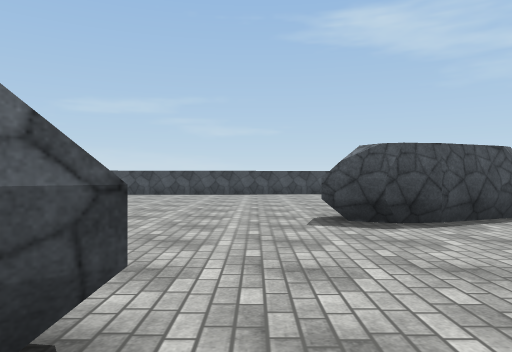
View 1 (above)

17 first-person views from a walk through a scene from a Unity 3-D project. The camera is 1.4 m above the floor, looks level and sees 70° across. The floor is counted in squares, 2 m on a side. Each view is taken from the middle of a square. On the plan, view 1 faces up. The plan holds only what a view shows up to about 11 squares ahead; the rest is blank. Surface patterns are stand-ins for the level's own textures.

View 2
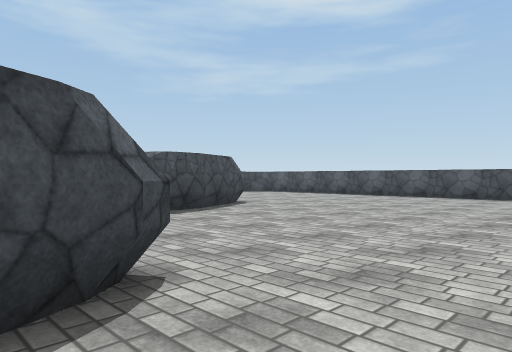

View 3
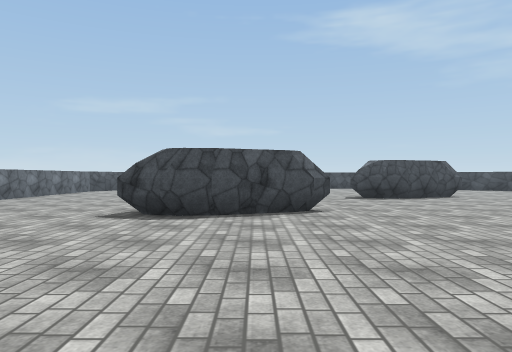

View 4
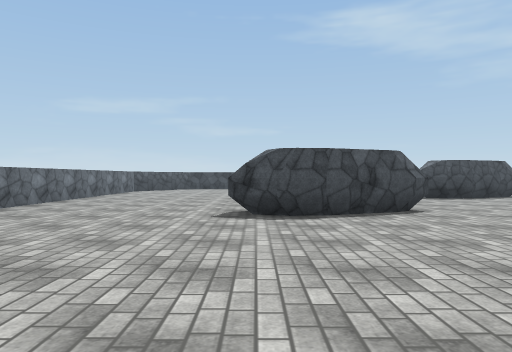

View 5
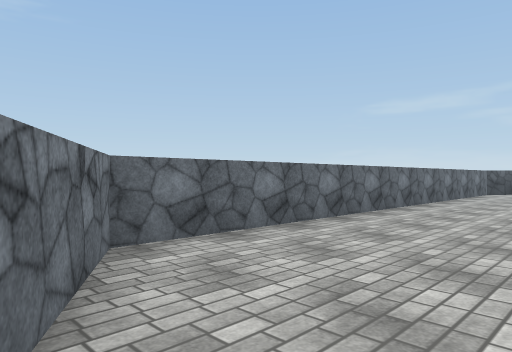

View 6
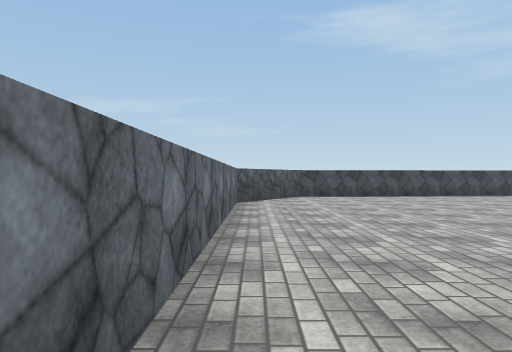

View 7
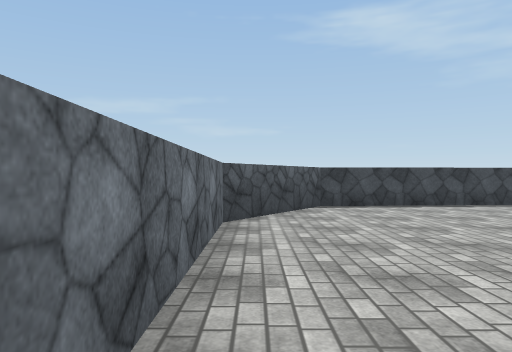

View 8
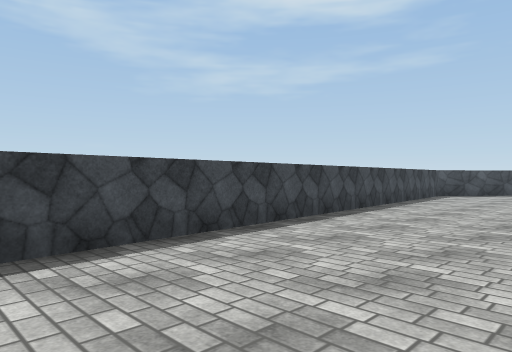

View 9
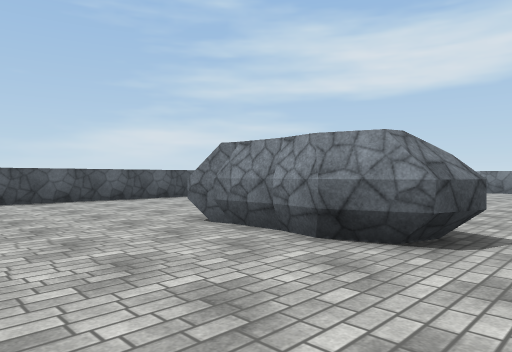

View 10
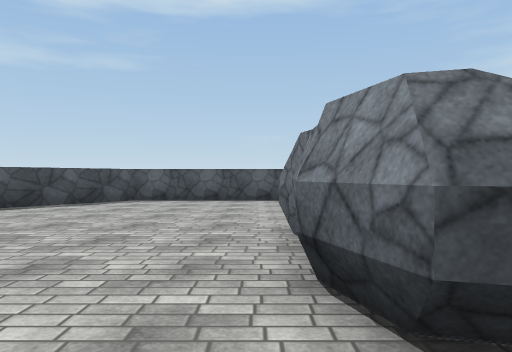

View 11
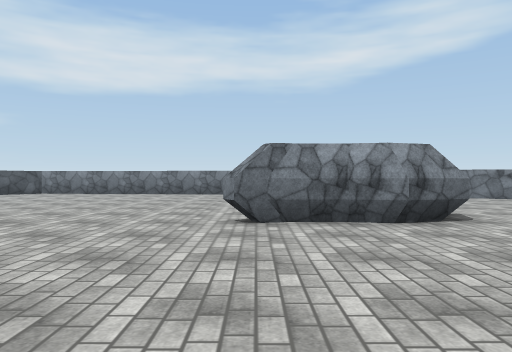

View 12
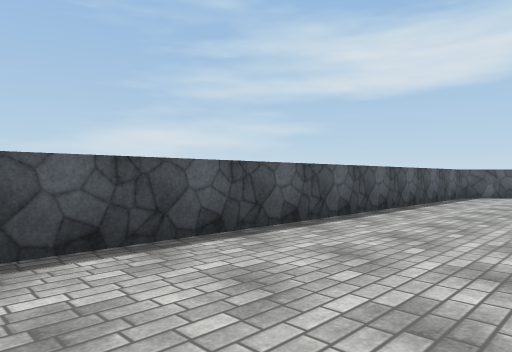

View 13
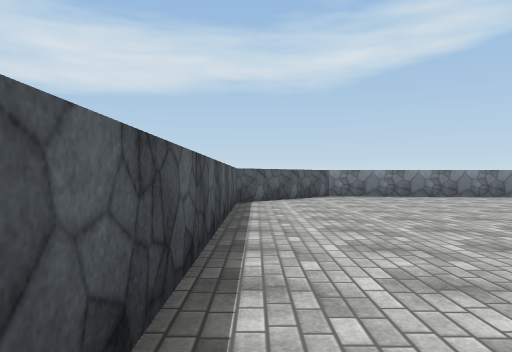

View 14
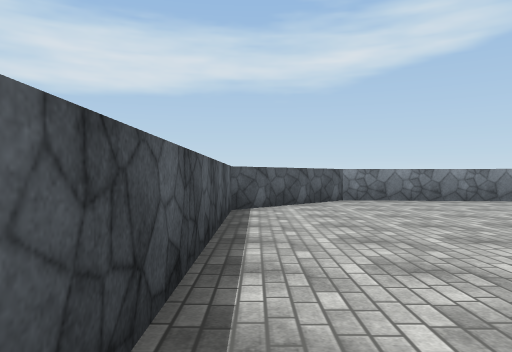

View 15
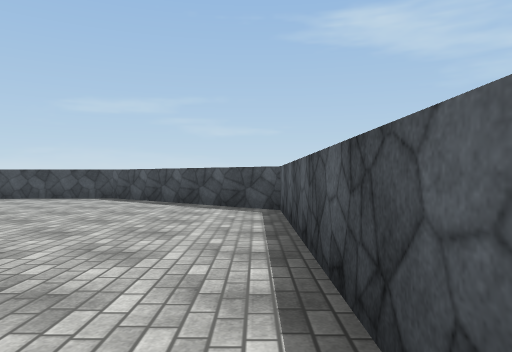

View 16
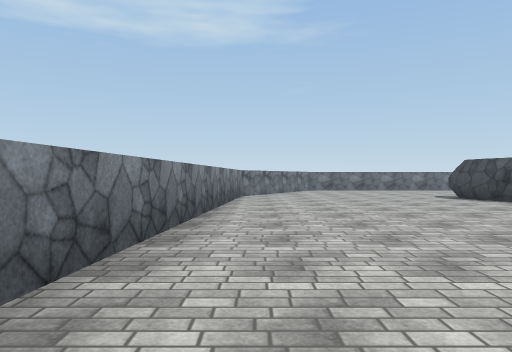

View 17
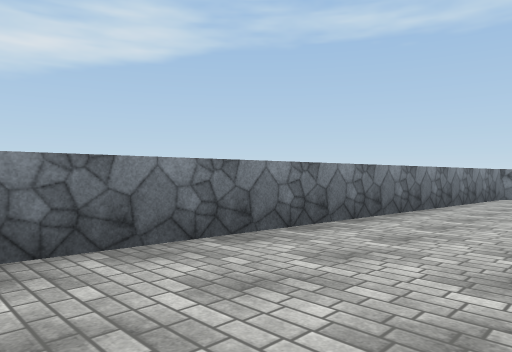

### Floor plan
Points are (right, up) in squares from view 1. A wall is a line through its corners. A room is listed if a view was taken in it or the views show most of it. See-through windows are left out.
Room 1 (views 1, 2, 3, 4, 5, 6, 7, 8, 9, 10, 11, 12, 13, 14, 15, 16, 17)
walls: (3.3, 14.3) (-7.5, 13.5) (-9.5, 10.5) (-9.5, -3.5) (-7.4, -4.8); (-4.9, -6.2) (-4.5, -6.5) (7.5, -7.5) (10.5, -4.5) (10.5, 10.5) (6.1, 14)
objects: other object (-4, 1) to (-1, 1); other object (1, 6) to (5, 6)

Positions as (right, up) in squares from view 1, and headings:
1: (0, 0), facing up
2: (-2, -1), facing up-right
3: (-2, -6), facing up
4: (-4, -6), facing up
5: (-6, -5), facing up-left
6: (-9, 1), facing up
7: (-9, 5), facing up
8: (-8, 10), facing up-right
9: (0, 10), facing down-right
10: (0, 7), facing right
11: (-1, 7), facing down
12: (7, 8), facing down-right
13: (10, 5), facing down
14: (10, 3), facing down
15: (10, 3), facing up
16: (8, -6), facing left
17: (8, -4), facing down-left
